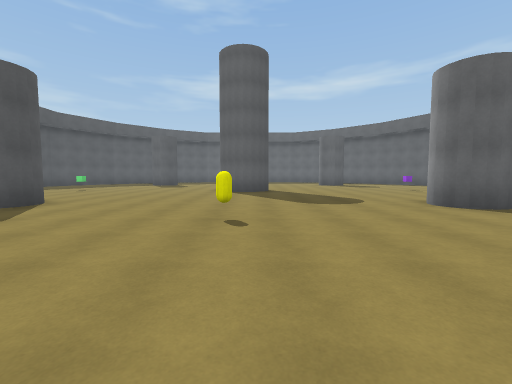
view 1 (above)

16 first-person views from a walk through a Unity game level. The camera is 1.4 m above the floor, tilts 4° down and sees 90° across. The floor is counted in squares, 2 m on a side. Each view is taken from the middle of a square. On the plan, view 1 faces up. The plan holds only what a view shows up to about 9 squares ahead; the rest is blank. The player is left out.

view 2
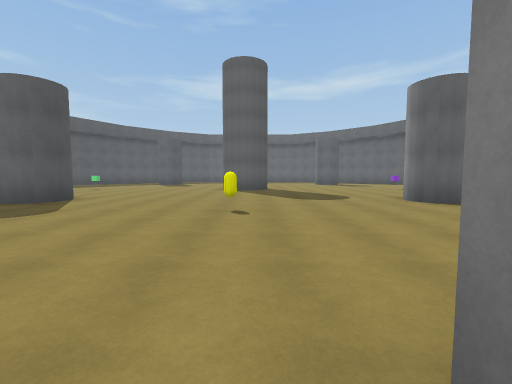

view 3
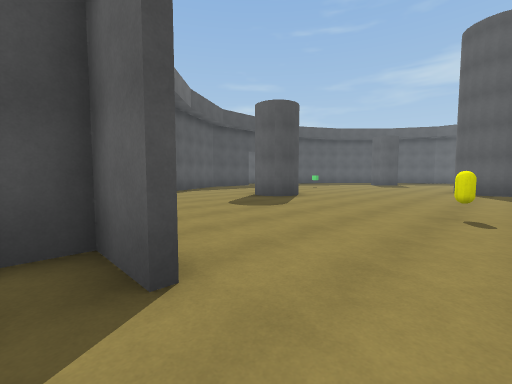

view 4
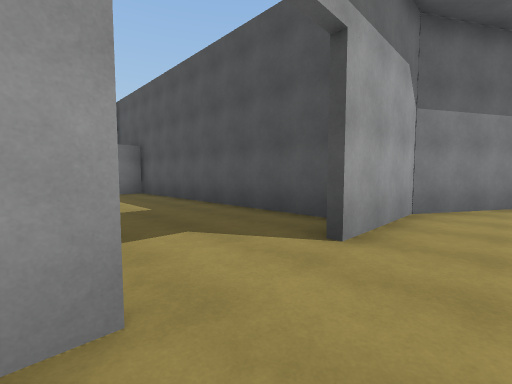

view 5
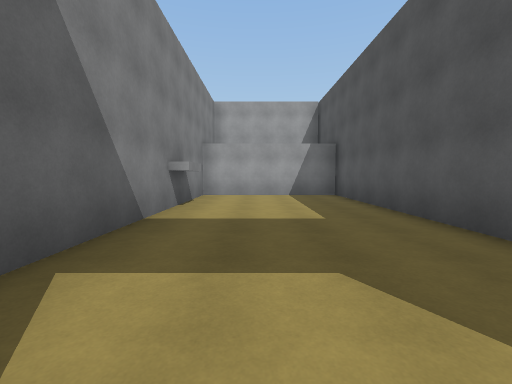

view 6
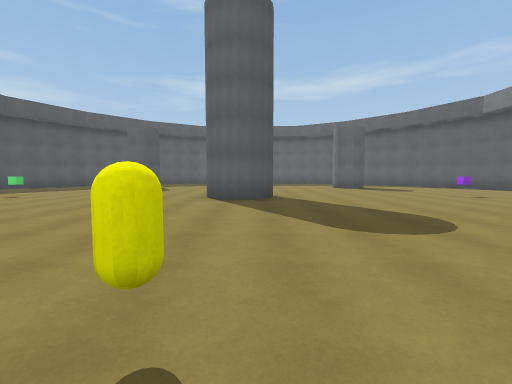

view 7
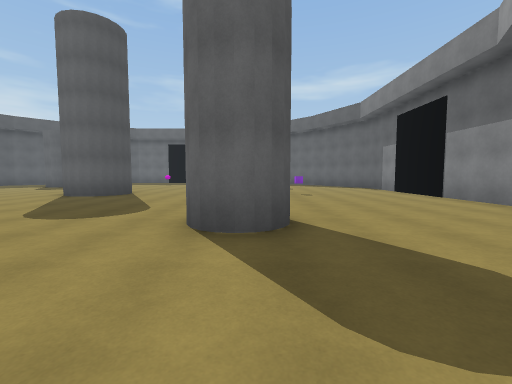

view 8
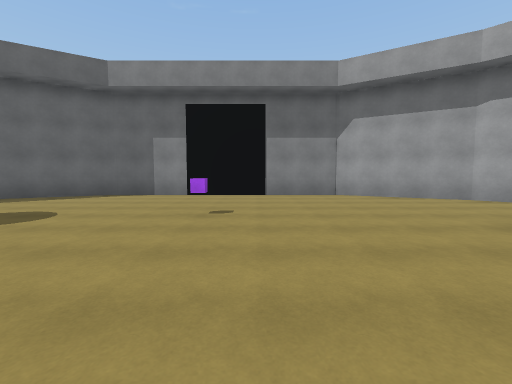

view 9
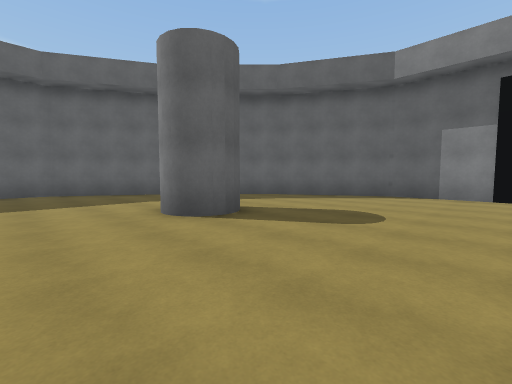

view 10
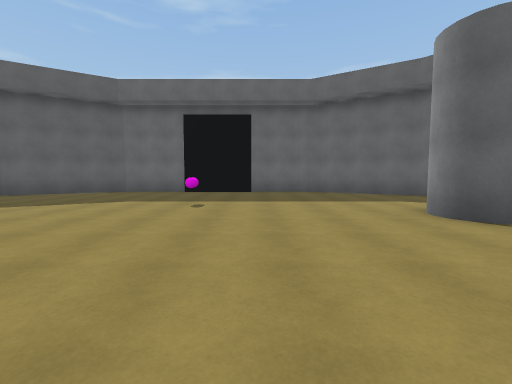

view 11
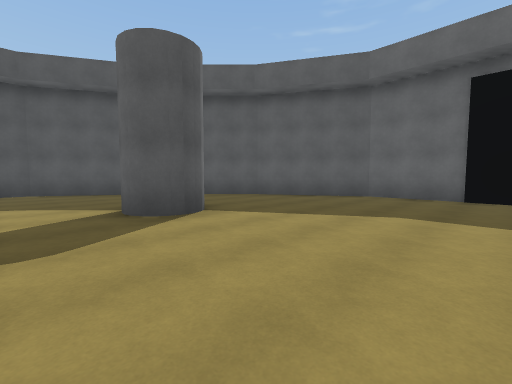

view 12
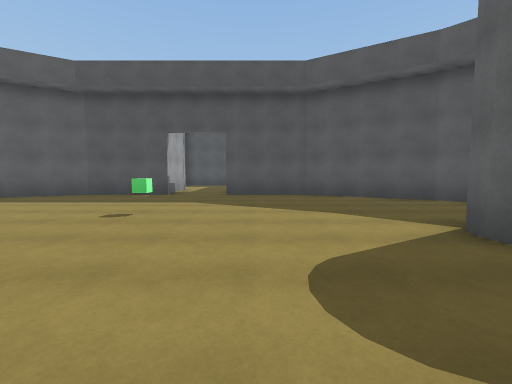

view 13
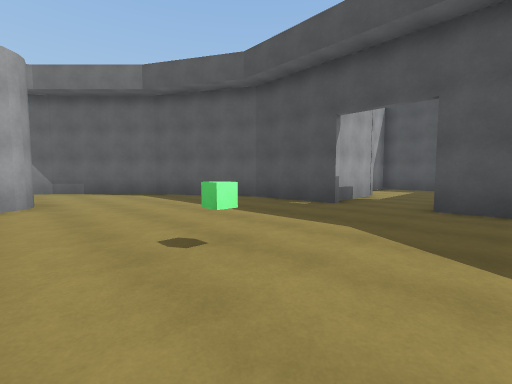

view 14
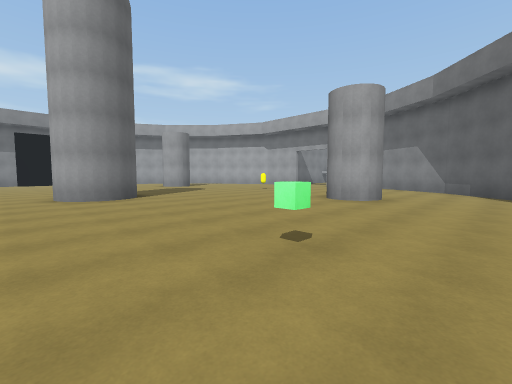

view 15
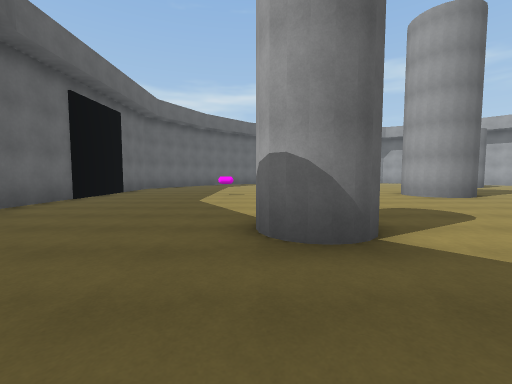

view 16
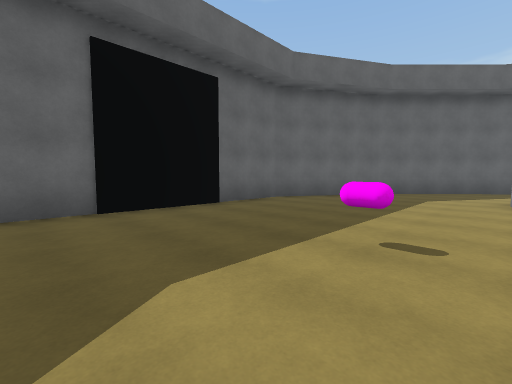

### Floor plan
Key: @ floor where view 1 was taken; # wall or solid block; . floor; C yellow capsule; G green cube; P purple cube; A capsule.
Columns run from 16 left of view 1 to 11 right of it. Each row starts with its distance up from view 1.
 23            ##########
 22           ##...##...##
 21         ###..........###
 20        ##..............##
 19       ##................##
 18      ##.........A........##
 17      #....#..........#....#
 16     ##....##.........#....##
 15     #......................#
 14     #......................#
 13     #......................#
 12   ..#..........##..........#
 11 .........G.....##......P...#
 10 ....#..........##..........#
  9   ###......................#
  8     #......................#
  7     #......................#
  6     ##....##.........#....##
  5      #....................#
  4      ##.........C........##
  3       ##...............
  2        ##........... .
  1         ###........
  0           ##.##.@#
 -1              #....
 -2              #....#
 -3              #....#
 -4              #....#
 -5              #....#
 -6              #....#
 -7              #....#
 -8              #....#
 -9              ######

Positions as (right, up) in squares from view 1, and headings:
1: (0, 0), facing up
2: (0, -1), facing up
3: (0, -1), facing up-left
4: (1, 1), facing down-left
5: (0, 0), facing down
6: (0, 3), facing up
7: (5, 2), facing up
8: (2, 10), facing right
9: (2, 12), facing up-right
10: (1, 12), facing up
11: (-1, 14), facing up-left
12: (-3, 13), facing left
13: (-6, 13), facing down-left
14: (-9, 13), facing down-right
15: (-9, 17), facing right
16: (-3, 17), facing up-right
